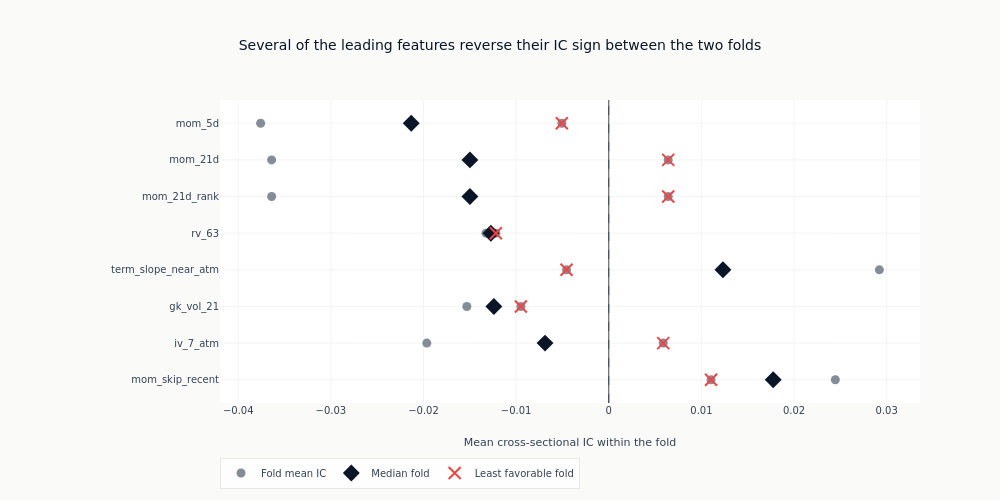

Source (notebook cell):
### Code cell
stability_features = [name for name in reversed(leaders) if name in fold_stats]
if stability_features:
    fig = go.Figure()
    _ = fig.add_trace(
        go.Scatter(
            x=[value for name in stability_features for value in fold_stats[name]["fold_ics"]],
            y=[name for name in stability_features for _ in fold_stats[name]["fold_ics"]],
            mode="markers",
            marker={"color": COLORS["neutral"], "size": 9, "opacity": 0.6},
            name="Fold mean IC",
        )
    )
    _ = fig.add_trace(
        go.Scatter(
            x=[fold_stats[name]["median_fold_ic"] for name in stability_features],
            y=stability_features,
            mode="markers",
            marker={"color": COLORS["blue"], "size": 13, "symbol": "diamond"},
            name="Median fold",
        )
    )
    _ = fig.add_trace(
        go.Scatter(
            x=[fold_stats[name]["worst_fold_ic"] for name in stability_features],
            y=stability_features,
            mode="markers",
            marker={
                "color": COLORS["negative"],
                "size": 12,
                "symbol": "x-thin",
                "line": {"width": 2, "color": COLORS["negative"]},
            },
            name="Least favorable fold",
        )
    )
    _ = fig.add_vline(x=0, line={"color": COLORS["neutral"], "width": 0.8, "dash": "dash"})
    fig.update_layout(
        title="Several of the leading features reverse their IC sign between the two folds",
        xaxis_title="Mean cross-sectional IC within the fold",
        height=500,
        width=1000,
        margin={"l": 220},
        legend={"orientation": "h", "y": -0.18},
    )
    fig.show()

### Figure 1 — Plotly figure (JSON) as saved in the notebook; plotly's stock layout.template omitted (floating-point values rounded to 4 significant figures)
{"data": [{"marker": {"color": "#334155", "opacity": 0.6, "size": 9}, "mode": "markers", "name": "Fold mean IC", "type": "scatter", "x": [0.02446, 0.01104, -0.01964, 0.005878, -0.01532, -0.009488, 0.02921, -0.004561, -0.01326, -0.01219, 0.006416, -0.0364, 0.006416, -0.0364, -0.03758, -0.005067], "y": ["mom_skip_recent", "mom_skip_recent", "iv_7_atm", "iv_7_atm", "gk_vol_21", "gk_vol_21", "term_slope_near_atm", "term_slope_near_atm", "rv_63", "rv_63", "mom_21d_rank", "mom_21d_rank", "mom_21d", "mom_21d", "mom_5d", "mom_5d"]}, {"marker": {"color": "#0a1628", "size": 13, "symbol": "diamond"}, "mode": "markers", "name": "Median fold", "type": "scatter", "x": [0.01775, -0.006881, -0.0124, 0.01232, -0.01273, -0.01499, -0.01499, -0.02132], "y": ["mom_skip_recent", "iv_7_atm", "gk_vol_21", "term_slope_near_atm", "rv_63", "mom_21d_rank", "mom_21d", "mom_5d"]}, {"marker": {"color": "#ef4444", "line": {"color": "#ef4444", "width": 2}, "size": 12, "symbol": "x-thin"}, "mode": "markers", "name": "Least favorable fold", "type": "scatter", "x": [0.01104, 0.005878, -0.009488, -0.004561, -0.01219, 0.006416, 0.006416, -0.005067], "y": ["mom_skip_recent", "iv_7_atm", "gk_vol_21", "term_slope_near_atm", "rv_63", "mom_21d_rank", "mom_21d", "mom_5d"]}], "layout": {"height": 500, "legend": {"orientation": "h", "y": -0.18}, "margin": {"l": 220}, "shapes": [{"line": {"color": "#334155", "dash": "dash", "width": 0.8}, "type": "line", "x0": 0, "x1": 0, "xref": "x", "y0": 0, "y1": 1, "yref": "y domain"}], "title": {"text": "Several of the leading features reverse their IC sign between the two folds"}, "width": 1000, "xaxis": {"title": {"text": "Mean cross-sectional IC within the fold"}}}}
